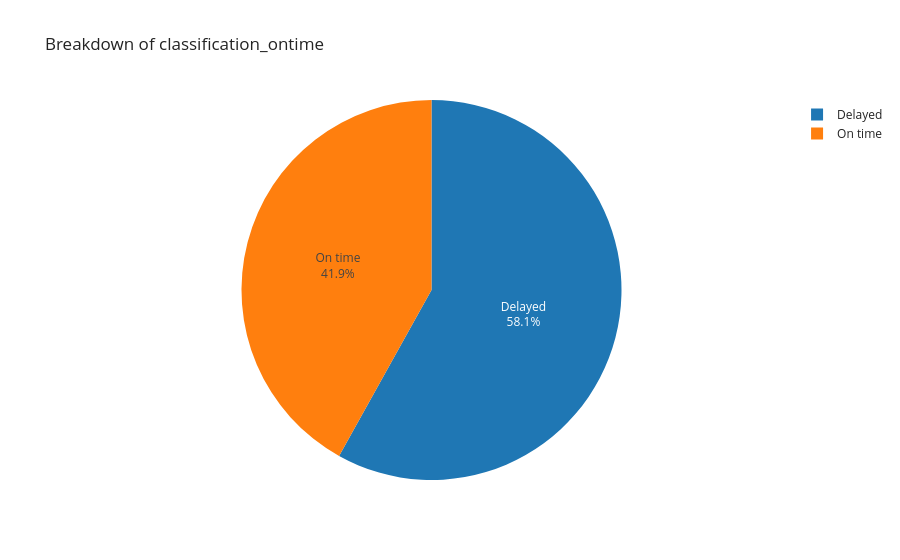

The cell this chart's notebook holds for it:
### Markdown cell above
### Visualize Target Variable Distribution

### Code cell
ontime_delivery_counts = df["classification_ontime"].value_counts()
fig = px.pie(
    names=ontime_delivery_counts.index,
    values=ontime_delivery_counts.values,
    title="Breakdown of classification_ontime",
    template="simple_white",
)
fig.update_traces(textposition="inside", textinfo="percent+label")
fig.show()

### Figure 1 — Plotly figure (JSON) as saved in the notebook; plotly's stock layout.template omitted (floating-point values rounded to 4 significant figures)
{"data": [{"domain": {"x": [0.0, 1.0], "y": [0.0, 1.0]}, "hovertemplate": "label=%{label}<br>value=%{value}<extra></extra>", "labels": ["Delayed", "On time"], "legendgroup": "", "name": "", "showlegend": true, "textinfo": "percent+label", "textposition": "inside", "type": "pie", "values": [26138, 18862]}], "layout": {"legend": {"tracegroupgap": 0}, "title": {"text": "Breakdown of classification_ontime"}}}
